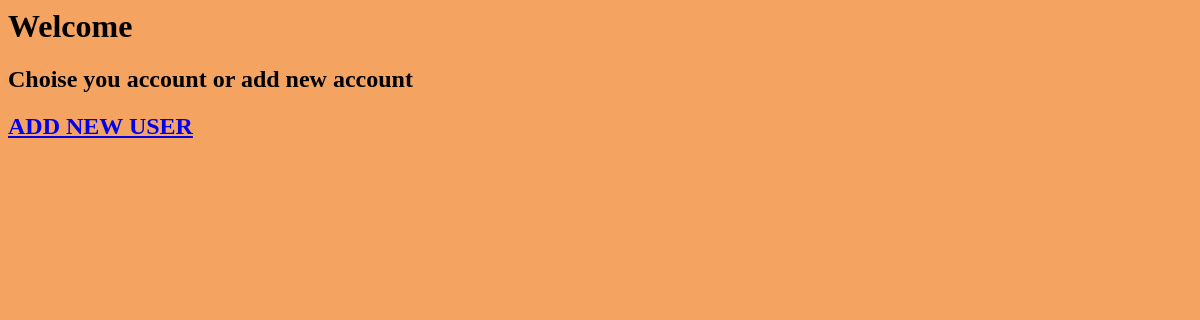
The app's page /accounting/, older data.
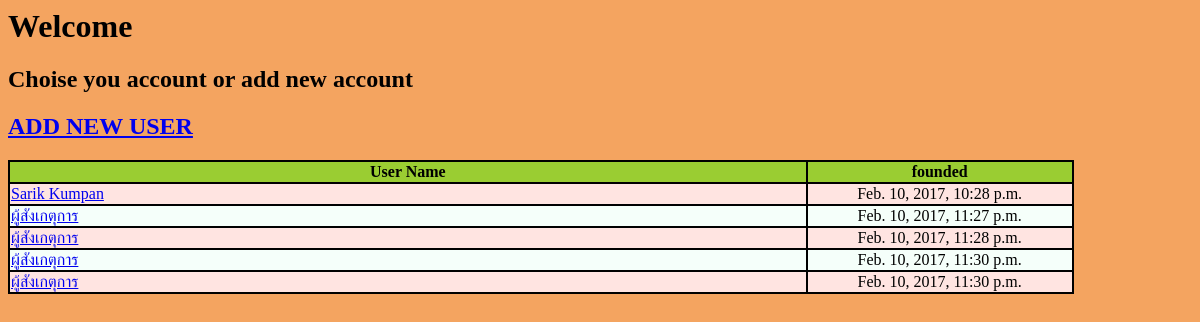
The same page, newer data.
### accounting/models.py (models this page shows, shortened)
class User(models.Model):
    user_name = models.CharField(max_length=60)
    founded = models.DateTimeField('date founded')

### accounting/views.py (the view)
class IndexView(generic.ListView): #for show home page that show all user
    template_name = 'accounting/index.html'
    context_object_name = 'user_list'
    model = User

### accounting/templates/accounting/index.html (shortened to what this page needs)
<head>
</head>
<body style="background-color:SandyBrown">
<h1> Welcome </h1>
<h2> Choise you account or add new account </h2>
<a href="{% url 'accounting:add_user_page' %}"><h2>ADD NEW USER</h2></a>
{% if user_list %}
    <table>
    	<tr>
			<th class="user">User Name</th>
			<th>founded</th>
		</tr>
	{% for user in user_list %}
        <tr>
		    <td><a href="{% url 'accounting:user_book' pk=user.id %}">{{user.user_name}}</a></td>
            <td style="text-align:center">{{user.founded}}</td>
        </tr>
	{% endfor %}
{% endif %}
</body>

Row changes from the older to the newer data that the page shows:
added User: user_name "Sarik Kumpan", founded "Feb. 10, 2017, 10:28 p.m."
added User: user_name "ผู้สังเกตุการ", founded "Feb. 10, 2017, 11:27 p.m."
added User: user_name "ผู้สังเกตุการ", founded "Feb. 10, 2017, 11:28 p.m."
added User: user_name "ผู้สังเกตุการ", founded "Feb. 10, 2017, 11:30 p.m."
added User: user_name "ผู้สังเกตุการ", founded "Feb. 10, 2017, 11:30 p.m."
Text that changed along with them:
text now shown: "User Name founded"
